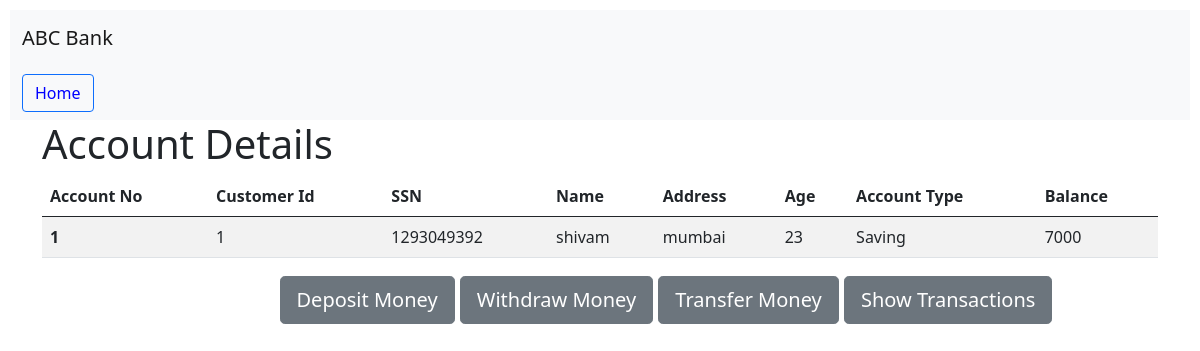
The page /showIndividualAccount/1 on the database as committed earlier.
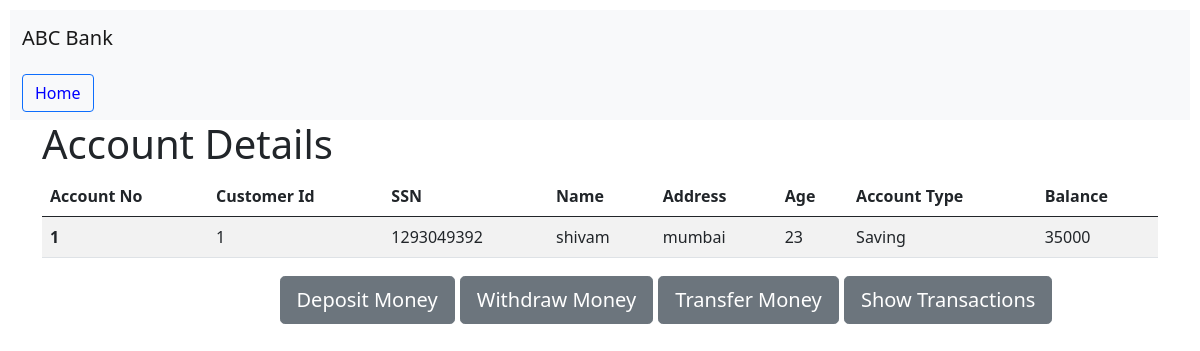
The same page on the database as committed later.
### app.py (models this page shows)
class Account(db.Model):
    customer_id = db.Column(db.Integer,db.ForeignKey('customer.customer_id'))
    account_id = db.Column(db.Integer,primary_key=True)
    account_type = db.Column(db.String(10),nullable=False)
    balance = db.Column(db.Integer,nullable=False)

### app.py (the view)
@app.route('/showIndividualAccount/<int:account_id>',methods=['GET','POST'])
def showIndividualAccount(account_id):
    account_id = account_id
    account = Account.query.get_or_404(account_id)
    customer = Customer.query.get_or_404(account.customer_id)
    return render_template('showIndividualAccount.html',account = account,customer=customer)

### templates/showIndividualAccount.html (shortened to what this page needs)
{%extends 'base.html'%}  {%block body%}
<nav class="navbar navbar-light bg-light">
  <div class="container-fluid">
    <form class="d-flex">
      <button class="btn btn-outline-primary" type="submit">
        <a href="/CashierDashboard" style="text-decoration: none; color: blue"
          >Home</a
        >
      </button>
    </form>
  </div>
</nav>
<div class="container">
  <h1>Account Details</h1>
  <table class="table table-striped table-hover">
    <thead>
      <tr>
        <th scope="col">Account No</th>
        <th scope="col">Customer Id</th>
        <th scope="col">SSN</th>
        <th scope="col">Name</th>
        <th scope="col">Address</th>
        <th scope="col">Age</th>
        <th scope="col">Account Type</th>
        <th scope="col">Balance</th>
      </tr>
    </thead>
    <tbody>
      <tr>
        <th scope="row">
          {{account.account_id}}
        </th>
    <td>{{account.customer_id}}</td>
    <td>{{customer.ssn}}</td>
    <td>{{customer.name}}</td>
    <td>{{customer.address}}</td>
    <td>{{customer.age}}</td>
    <td>{{account.account_type}}</td>
    <td>{{account.balance}}</td>
      </tr>
      </tbody>
  </table>
<div class="row">
  <div class="col"></div>
  <div class="col-7">
    <h2>
      <span class="navbar-brand mb-0">
        <button type="button" class="btn btn-secondary btn-lg">
          <a href="/depositMoney/{{account.account_id}}" style="text-decoration: none; color: white"
            >Deposit Money</a
          >
        </button>
        <button type="button" class="btn btn-secondary btn-lg">
          <a href="/withdrawMoney/{{account.account_id}}" style="text-decoration: none; color: white"
            >Withdraw Money</a
          >
        </button>
      <button type="button" class="btn btn-secondary btn-lg">
        <a href="/transferMoney/{{account.account_id}}" style="text-decoration: none; color: white"
          >Transfer Money</a
        >
      </button>
    <button type="button" class="btn btn-secondary btn-lg">
      <a href="/showTransaction/{{account.account_id}}" style="text-decoration: none; color: white"
        >Show Transactions</a
      >
    </button>
      </span>
    </h2>
  </div>
  <div class="col"></div>
</div>
</div>
{%endblock%}

Rows that differ between the two databases and show on the page:
changed Account "Saving": balance "7000" → "35000"
